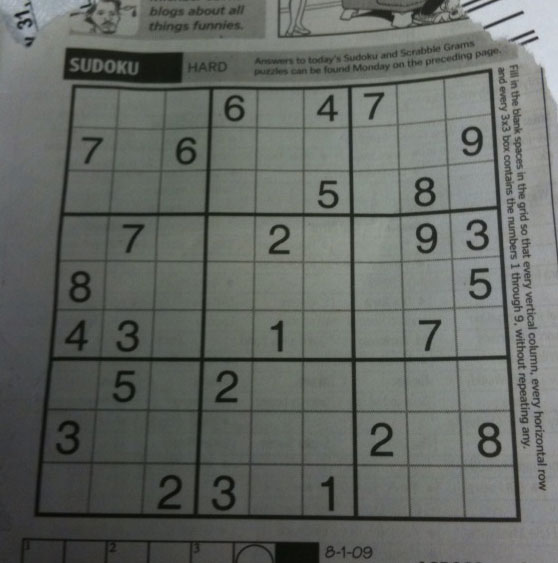
#> input picture Image3.jpeg, 558 x 563 px
$ jupyter execute Binaryimg.ipynb
#> lines starting #> are read from the running program, lines starting #| are printed output that depends on the picture; after the words box and inside, x2 and y2 are one past the last pixel; in counts of white or black regions, pixels touching at a corner belong together
[cell 1]
import cv2
import numpy as np
import matplotlib.pyplot as plt

bw = cv2.imread('Image3.jpeg',0)
#> bw: shape (563, 558); min 7, max 218, mean 101.8
cv2.imshow('bwimage',bw)

[cell 2]
h,w = bw.shape[0:2]
#> h = 563; w = 558

binary = np.zeros([h,w,1],'uint8')
thresh = 70

for r in range(0,h):
    for c in range(0,w):
        binary[r][c]= 255 if bw[r][c] > thresh else 0
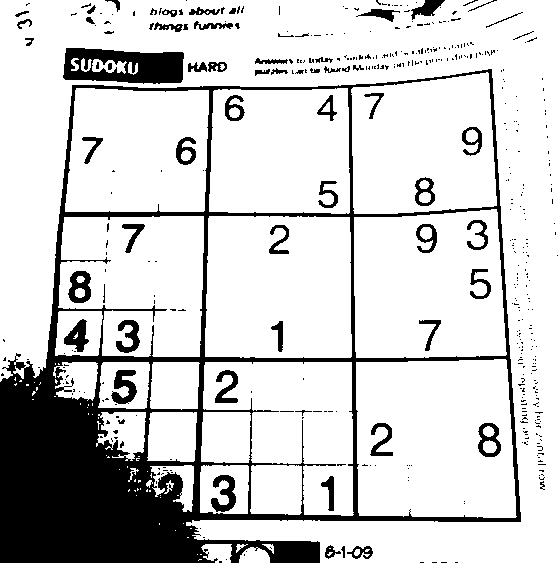
#> binary: shape (563, 558, 1); 81.3% white; 454 black regions (387 under 20 px), largest, box (x1, y1, x2, y2) and area: (0, 69, 521, 563) 44389, (63, 48, 184, 84) 3115, (111, 370, 137, 404) 517

cv2.imshow('binaryre',binary)

ret,f =cv2.threshold(bw,45,255,cv2.THRESH_BINARY)
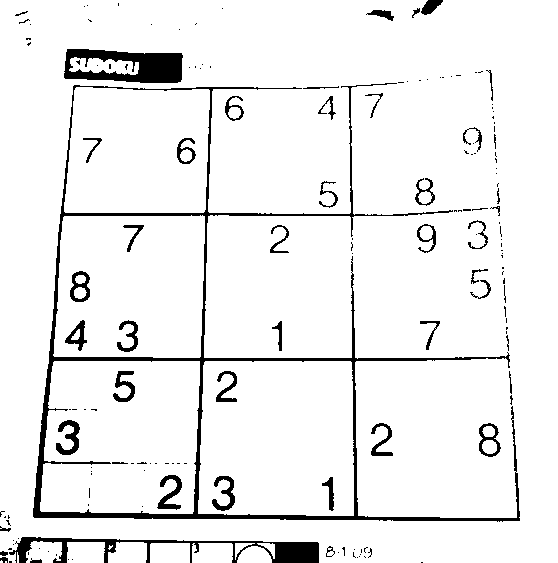
#> f: shape (563, 558); 93.3% white; 163 black regions (115 under 20 px), largest, box (x1, y1, x2, y2) and area: (33, 83, 520, 522) 9197, (64, 49, 183, 83) 2614, (9, 537, 319, 563) 2455
cv2.imshow('naya',f)

[cell 3]
adpt_thres=cv2.adaptiveThreshold(bw,255,cv2.ADAPTIVE_THRESH_GAUSSIAN_C,cv2.THRESH_BINARY,115,1)
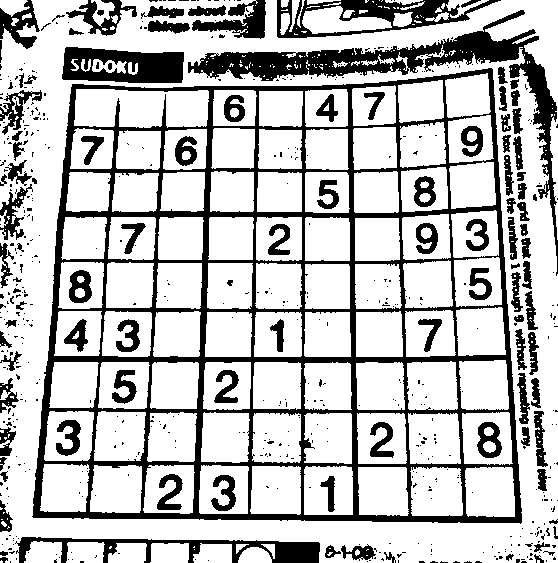
#> adpt_thres: shape (563, 558); 74.7% white; 605 black regions (499 under 20 px), largest, box (x1, y1, x2, y2) and area: (32, 68, 522, 524) 36255, (188, 10, 558, 276) 9397, (62, 47, 184, 83) 3206
cv2.imshow('sabse naya',adpt_thres)

$ run again, with Image1.jpeg copied over Image3.jpeg
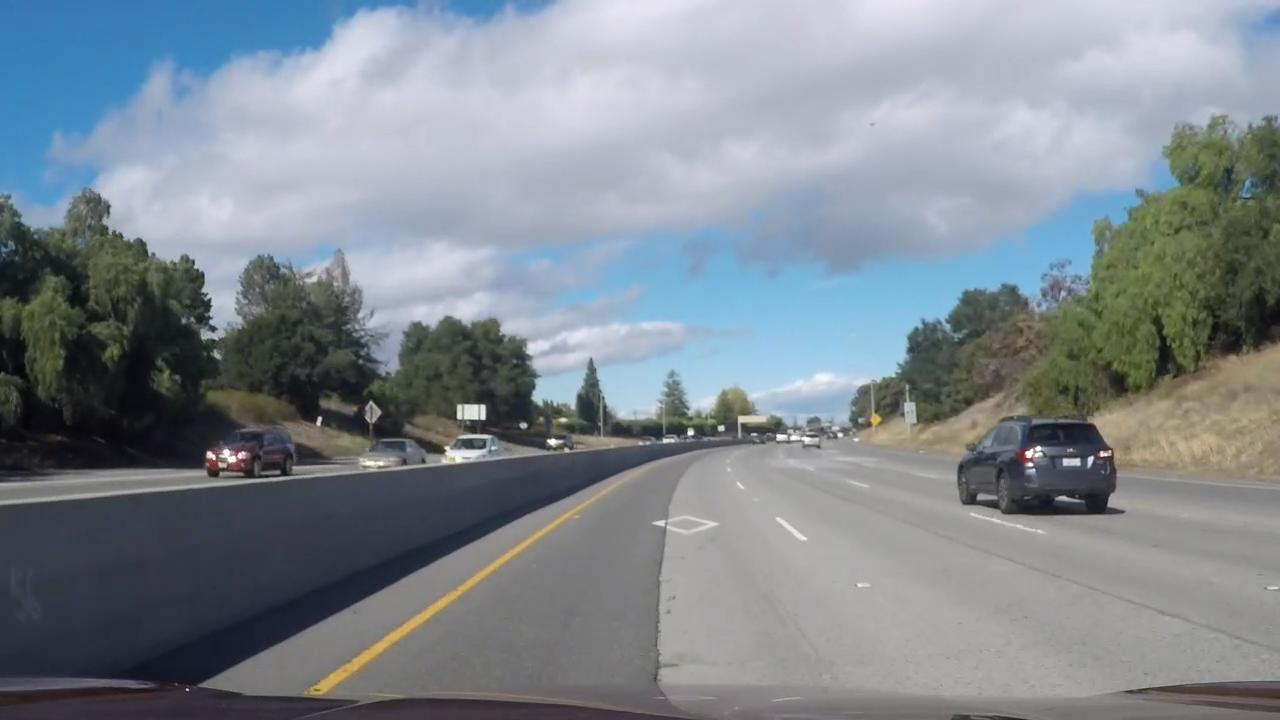
#> input picture Image1.jpeg, 1280 x 720 px
#> after the loop `for r in range(0,h):`:
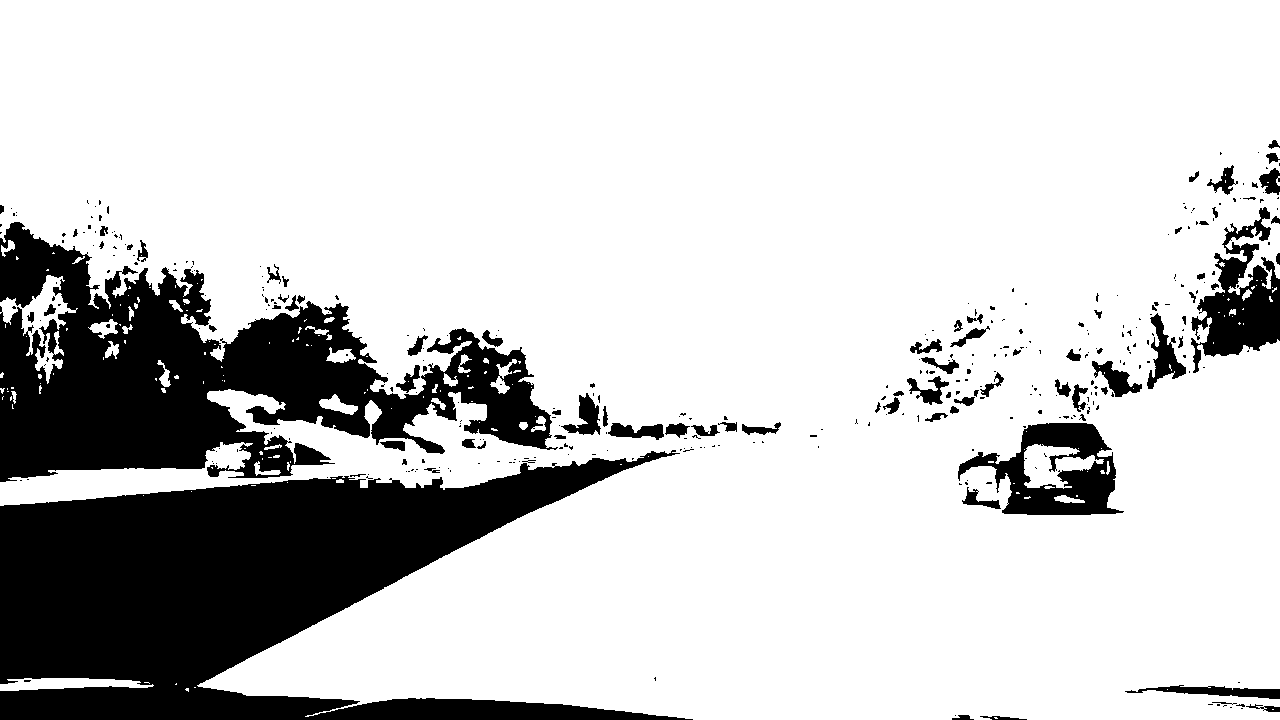
#> binary: shape (720, 1280, 1); 79.9% white; 369 black regions (282 under 20 px), largest, box (x1, y1, x2, y2) and area: (0, 450, 693, 720) 93048, (0, 222, 558, 482) 66036, (958, 423, 1124, 515) 7125
#> f: shape (720, 1280); 92.6% white; 312 black regions (244 under 20 px), largest, box (x1, y1, x2, y2) and area: (0, 278, 239, 477) 26816, (0, 512, 514, 707) 19665, (247, 334, 407, 438) 5662
#> `adpt_thres=cv2.adaptiveThreshold(bw,255,cv2.ADAPTIVE_THRESH_GAUSSIAN_C..`:
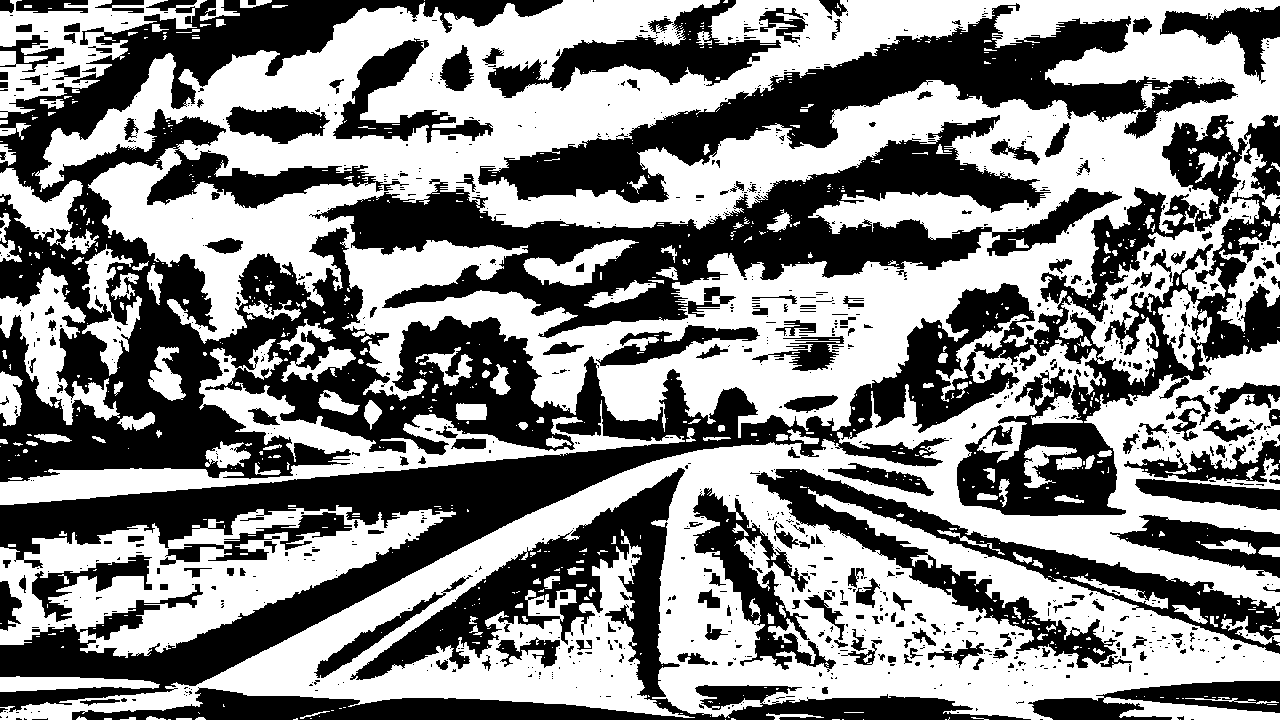
#> adpt_thres: shape (720, 1280); 52.9% white; 1063 black regions (825 under 20 px), largest, box (x1, y1, x2, y2) and area: (0, 0, 1280, 712) 208750, (309, 115, 1122, 338) 49666, (478, 3, 1238, 203) 37131

$ run again, with Image2.jpeg copied over Image3.jpeg
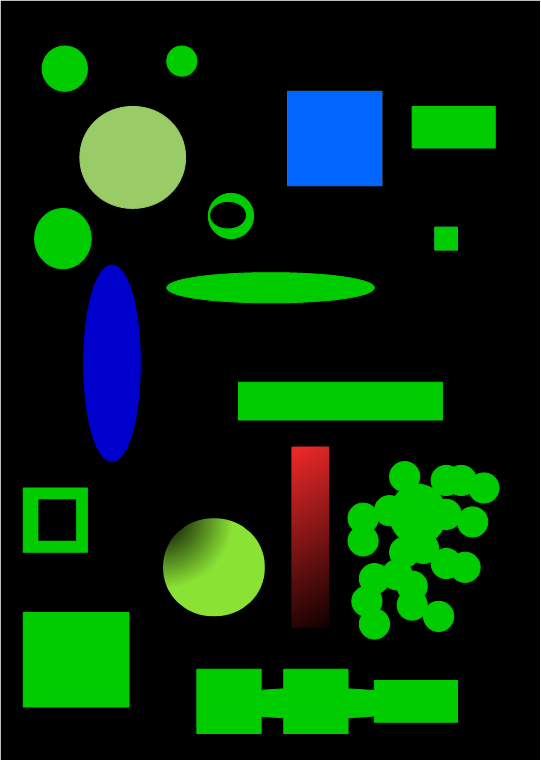
#> input picture Image2.jpeg, 541 x 760 px
#> after the loop `for r in range(0,h):`:
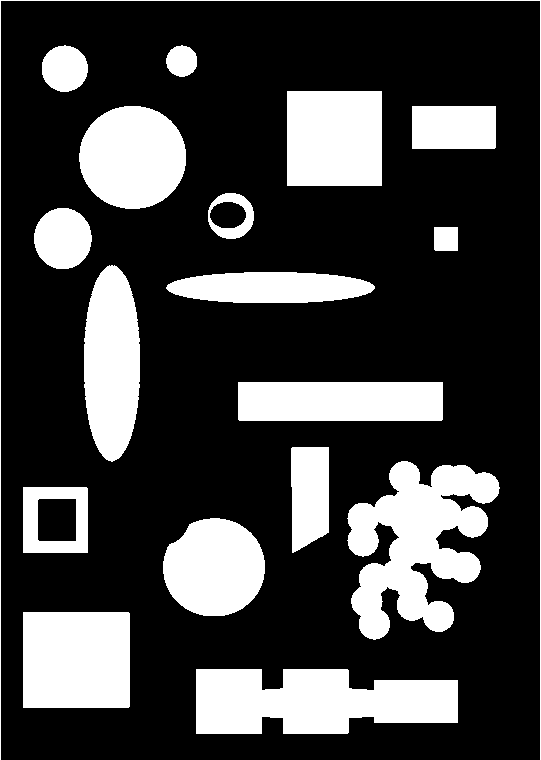
#> binary: shape (760, 541, 1); 25.6% white; 18 white regions, largest, box (x1, y1, x2, y2) and area: (347, 461, 500, 640) 15095, (196, 669, 458, 734) 13500, (23, 612, 130, 708) 10270
#> f: shape (760, 541); 26.2% white; 18 white regions, largest, box (x1, y1, x2, y2) and area: (347, 461, 500, 640) 15259, (196, 669, 458, 734) 13507, (23, 612, 130, 708) 10271
#> `adpt_thres=cv2.adaptiveThreshold(bw,255,cv2.ADAPTIVE_THRESH_GAUSSIAN_C..`:
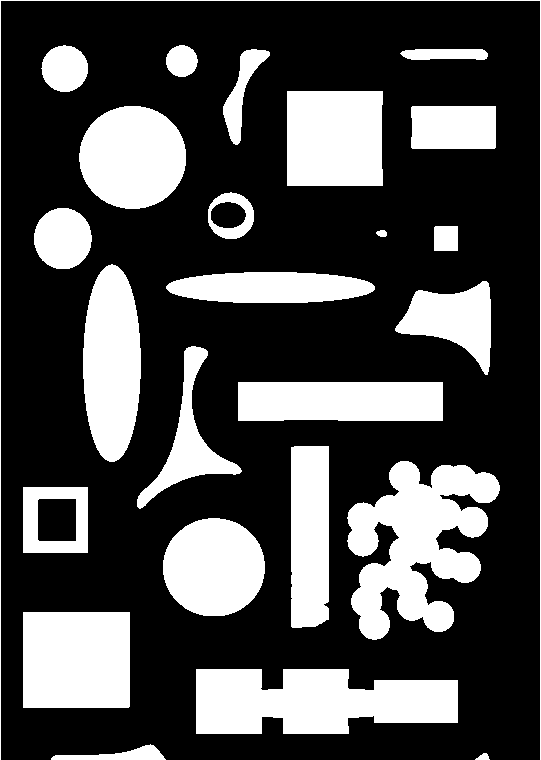
#> adpt_thres: shape (760, 541); 29.4% white; 25 white regions, largest, box (x1, y1, x2, y2) and area: (347, 461, 500, 640) 15039, (196, 669, 458, 734) 13466, (23, 612, 130, 708) 10271

$ run again, with faces.jpeg copied over Image3.jpeg
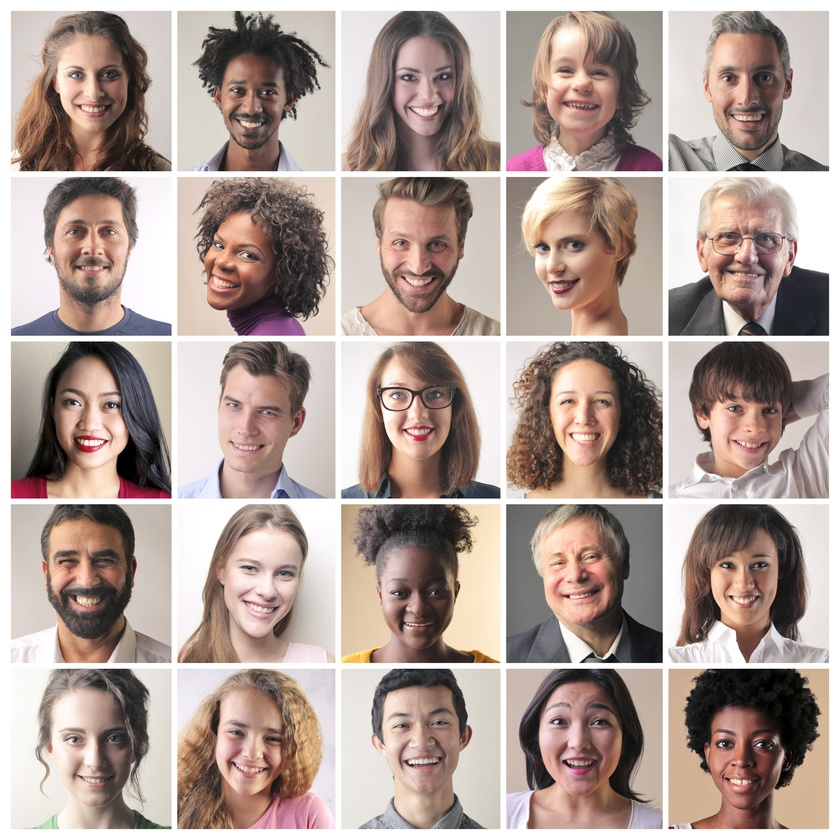
#> input picture faces.jpeg, 840 x 840 px, shrunk from 3080 x 3080 before the run
#> after the loop `for r in range(0,h):`:
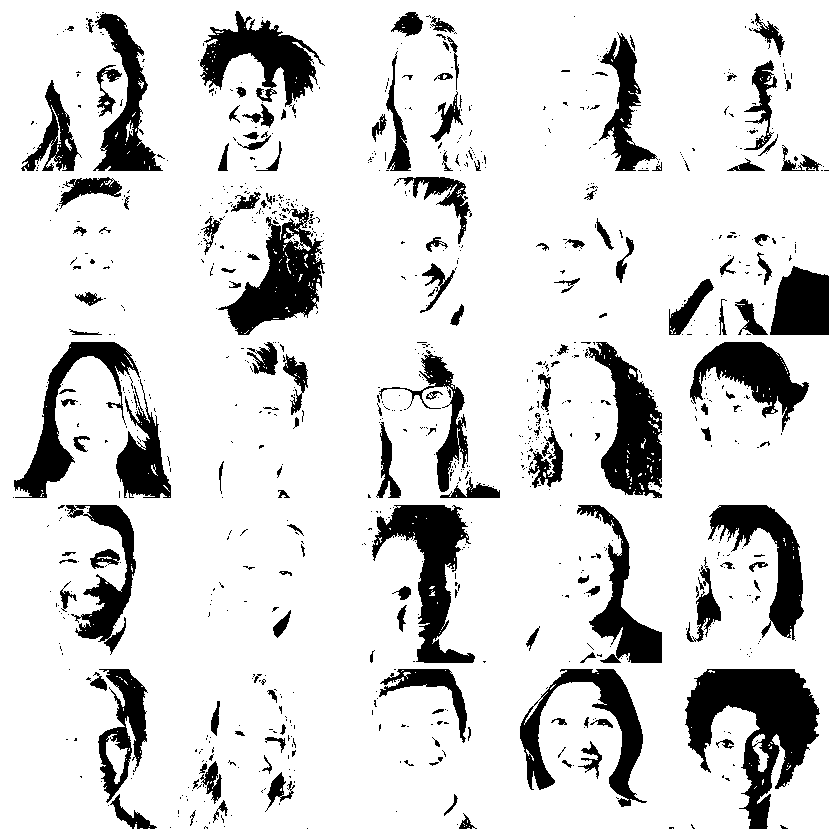
#> binary: shape (840, 840, 1); 84.9% white; 938 black regions (775 under 20 px), largest, box (x1, y1, x2, y2) and area: (685, 669, 820, 829) 10199, (372, 505, 475, 663) 6350, (585, 342, 662, 498) 5847
#> f: shape (840, 840); 92.4% white; 912 black regions (804 under 20 px), largest, box (x1, y1, x2, y2) and area: (686, 669, 819, 789) 7845, (521, 669, 643, 802) 3884, (601, 342, 662, 492) 3701
#> `adpt_thres=cv2.adaptiveThreshold(bw,255,cv2.ADAPTIVE_THRESH_GAUSSIAN_C..`:
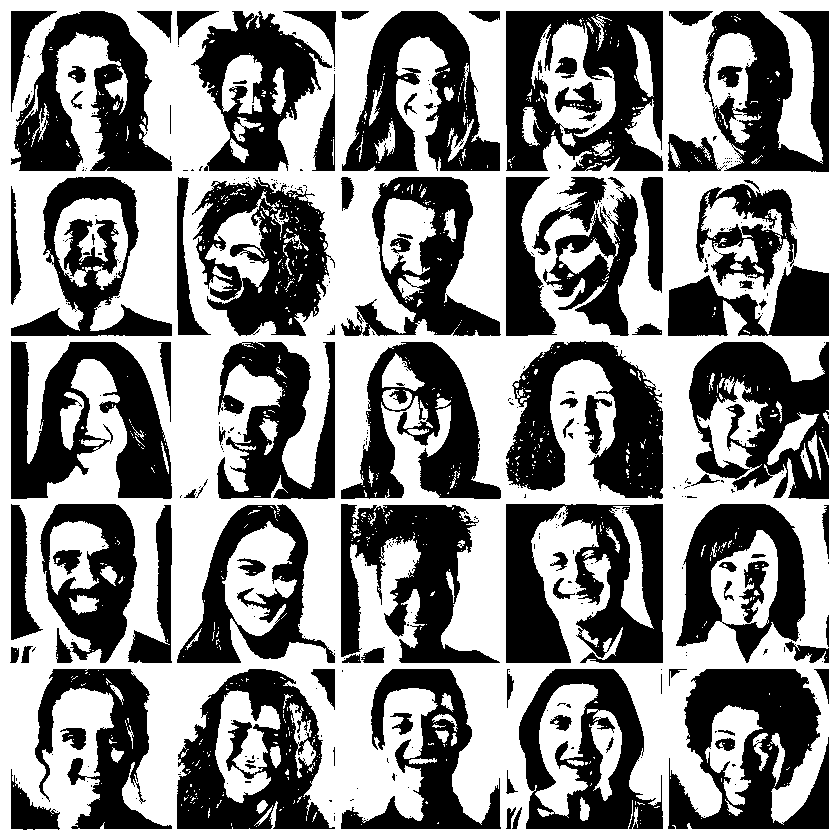
#> adpt_thres: shape (840, 840); 54.5% white; 409 black regions (307 under 20 px), largest, box (x1, y1, x2, y2) and area: (506, 504, 663, 663) 16402, (506, 11, 663, 171) 15532, (668, 669, 829, 829) 15077
